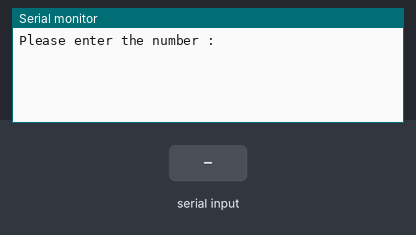
The sketch below on a simulated Arduino Uno, built with avr-gcc and run on an emulated ATmega328P. Parts: the last lines printed to the serial monitor. The test bench sets the inputs (shaded band).

Above: at 1.2 s.
1.3 s: "90,45\n" received over Serial
At 2.1 s:
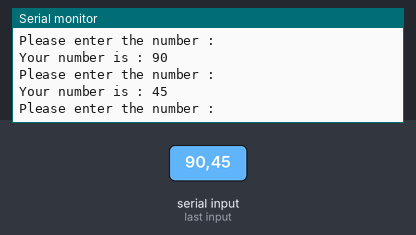
2.8 s: "30,150\n" received over Serial
At 4.6 s:
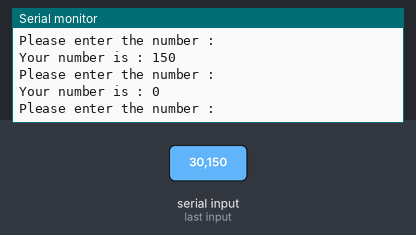
Timing chart, 0 to 6.1 s (numbered marks = the images above; inputs shaded):
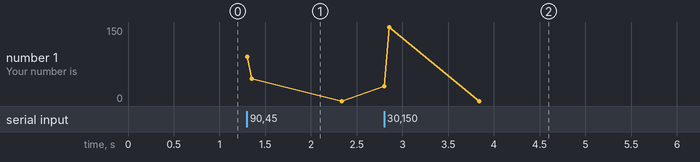

Measured:
- after the input at 1.3 s, the serial monitor: prints a new line at once (image 1)
- after the input at 2.8 s, the serial monitor: prints a new line at once (image 2)

The sketch:

19-Reading-Number-From-SerialMonitor.ino
```cpp
/*
*
IMPORTANT NOTE:
*** Make sure to turn on the serial monitor, set the baud rate to 9600, and then enter a number in the serial monitor.
*
*/


// float myNumber; // ==> for getting the floating point data.
int myNumber;


String msg1 = "Please enter the number : ";
String msg2 = "Your number is : ";

void setup(){
    Serial.begin(9600);
}

void loop(){
    Serial.println(msg1);
    while(Serial.available() == 0){
        /* It will waiting untill user enter something into the SerialMonitor. */
    }


    //  myNumber = Serial.parseFloat(); // ==> for getting the floating point data.
    myNumber = Serial.parseInt();

    Serial.print(msg2);
    Serial.println(myNumber);
}
```
